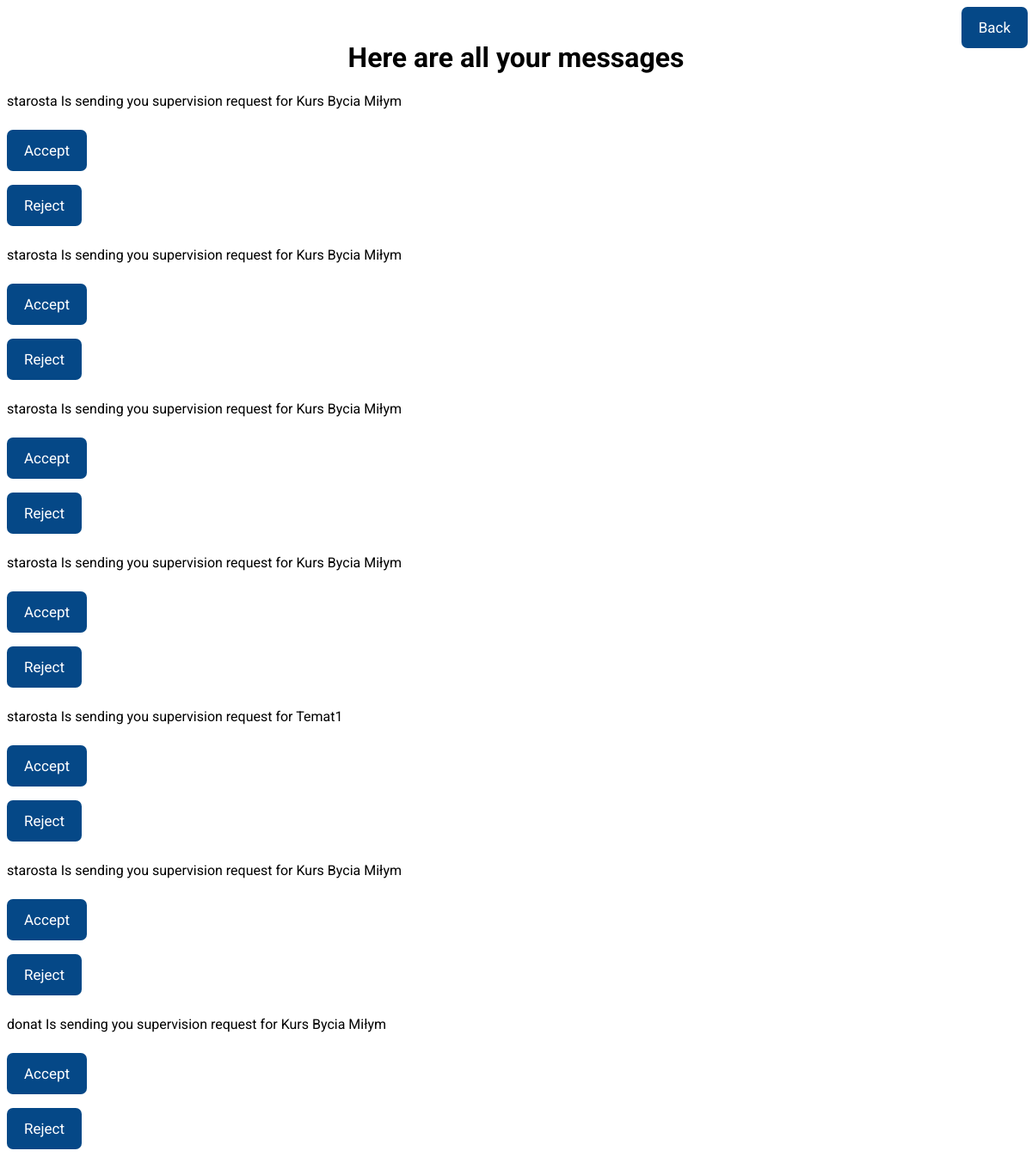
The page /dissertation/notifications/ (signed in) on the database as committed earlier.
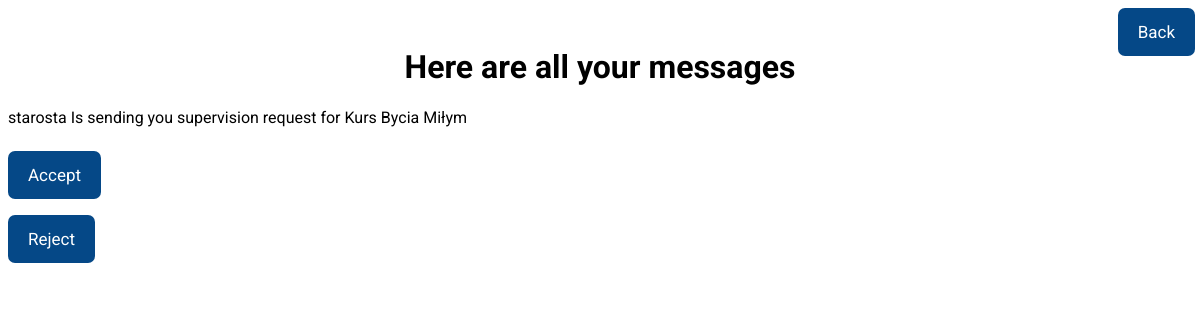
The same page on the database as committed later.
### dissertation/models.py (models this page shows)
class Message(models.Model):
    sender = models.ForeignKey(Profile, related_name='sender_key', on_delete=models.CASCADE)
    receiver = models.ForeignKey(Profile, related_name='receiver_key', on_delete=models.CASCADE)
    text = models.TextField()

class Profile(models.Model):
    user = models.OneToOneField(User, on_delete=models.CASCADE)
    is_reviewer = models.BooleanField(default=False)
    academic_degree = models.CharField(max_length=100, default="None")
    picture = models.FileField(default='')
    thesisList = models.ManyToManyField(Thesis, blank=True)
    cooperator = models.ForeignKey('self', on_delete=models.CASCADE, null=True, blank=True)
    def __str__(user):
        return str(user.user)

### dissertation/views.py (the view)
# urls.py: path('notifications/', views.Notifications.as_view(), name='notifications'),
class Notifications(LoginRequiredMixin, ListView):
    model = Message
    template_name = 'dissertation/notifications.html'
    context_object_name = 'all_messages'

### dissertation/templates/dissertation/notifications.html (shortened to what this page needs)
{% extends "dissertation/base.html" %}
{% block content %}
    {% if all_messages %}
        <h1 align="center">Here are all your messages</h1>
                        {% for message in all_messages %}
                            {% if user.get_username == message.receiver.user.get_username %}
                                        <p>{{message.sender}} {{message.text}}</p>
                                        <a href="{% url 'start' %}notifications/{{ message.sender.user.username }}/{{ message.id }}/accept/"><input type="button" value="Accept" class="guzior"></a>
                                        <form action="{% url 'rejectStudent' message.id %}" method="post" >
                                            <input type="submit" value="Reject" class="guzior">
                                        </form>
                            {% endif %}
                        {% endfor %}
    {% else %}
        <h3>You don't have any messages</h3>
    {%  endif %}
    <a href="{%  url 'index' %}"><input type="button" class="bback" value="Back"></input></a>
{% endblock %}

### dissertation/templates/dissertation/base.html (shortened to what this page needs)
<!DOCTYPE html>
<html lang="en">
<head>
    {% load staticfiles %}
    <link rel="stylesheet" type="text/css" href="{% static 'dissertation/css.css' %}"/>﻿
</head>
<body>
{% block content %}
{% endblock %}
</body>
</html>

### dissertation/static/dissertation/css.css (style rules this page uses)
* { font-family: "Roboto", sans-serif; }
.guzior { background-color: #054887; color: white; font-size: 17px; padding: 14px 20px; margin: 8px 0; cursor: pointer; border:none; border-radius: 7px; }
.bback { background-color: #054887; color: white; font-size: 17px; padding: 14px 20px; margin: 8px 0; cursor: pointer; border:none; border-radius: 7px; position: absolute; float: right; top: 0%; right: 0%; margin-right: 5px; }
body { background: url("images/81651.png"); background-size: cover; }

Rows that differ between the two databases and show on the page:
removed Message: sender "starosta", text "Is sending you supervision request for Kurs Bycia Miłym"
removed Message: sender "starosta", text "Is sending you supervision request for Kurs Bycia Miłym"
removed Message: sender "starosta", text "Is sending you supervision request for Kurs Bycia Miłym"
removed Message: sender "starosta", text "Is sending you supervision request for Temat1"
removed Message: sender "starosta", text "Is sending you supervision request for Kurs Bycia Miłym"
removed Message: sender "donat", text "Is sending you supervision request for Kurs Bycia Miłym"
